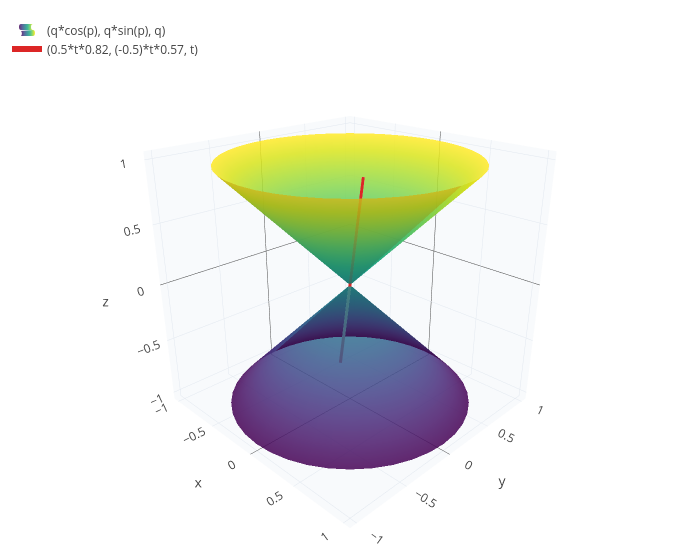

Notebook code for this chart:
### Markdown cell above
## 2. Light cones

The sign of $ds^2$ sorts pairs of events into three kinds:

* $ds^2 < 0$, **timelike**: a massive object can travel from one to the other;
* $ds^2 = 0$, **lightlike** (null): only light connects them;
* $ds^2 > 0$, **spacelike**: nothing can; their order in time depends on the observer.

The light rays through an event form its **light cone**. Here it is with time pointing up and one space dimension
dropped. Inside the upper cone is the future of the event, inside the lower one its past. The red line is a
rocket moving at half the speed of light; it stays inside the cone.

### Code cell
cone = surface(q*cos(p), q*sin(p), q, q, -1, 1, p, 0, 2*pi);
rocket = parametric3d(0.5*t*0.82, -0.5*t*0.57, t, t, -1, 1);
show(cone, rocket)

### Figure 1 — Plotly figure (JSON) as saved in the notebook; plotly's stock layout.template omitted (floating-point values rounded to 4 significant figures; data arrays with more than 128 entries replaced by an {"elided": "..."} marker saying what was removed)
{"data": [{"colorscale": "Viridis", "name": "(q*cos(p), q*sin(p), q)", "opacity": 0.85, "showlegend": true, "showscale": false, "type": "surface", "x": {"elided": "41x41 float values"}, "y": {"elided": "41x41 float values"}, "z": {"elided": "41x41 float values"}}, {"line": {"color": "#dc2626", "width": 6}, "mode": "lines", "name": "(0.5*t*0.82, (-0.5)*t*0.57, t)", "type": "scatter3d", "x": {"elided": "601 float values"}, "y": {"elided": "601 float values"}, "z": {"elided": "601 float values"}}], "layout": {"height": 560, "legend": {"x": 0.01, "y": 0.99}, "margin": {"b": 0, "l": 0, "r": 0, "t": 10}, "scene": {"aspectmode": "data", "camera": {"eye": {"x": 1.6, "y": -1.6, "z": 1.0}}, "xaxis": {"backgroundcolor": "#f8fafc", "gridcolor": "#e2e8f0", "showbackground": true, "title": {"text": "x"}}, "yaxis": {"backgroundcolor": "#f8fafc", "gridcolor": "#e2e8f0", "showbackground": true, "title": {"text": "y"}}, "zaxis": {"backgroundcolor": "#f8fafc", "gridcolor": "#e2e8f0", "showbackground": true, "title": {"text": "z"}}}, "showlegend": true, "title": {"text": ""}, "width": 700}}
